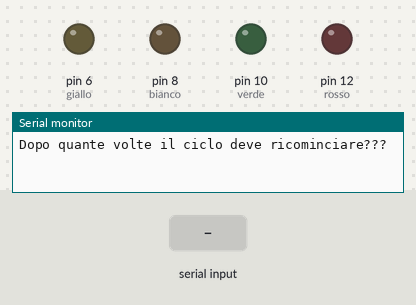
A sketch run on a simulated Arduino Uno, built with avr-gcc and run on an emulated ATmega328P. Parts: output pins drawn as LEDs (lit = HIGH), the last lines printed to the serial monitor. Inputs (shaded band) come from the test bench. Random numbers use the default seed unless the sketch sets one.

Above: at 1.2 s.
1.3 s: "90,45\n" received over Serial
3.8 s: "30,150\n" received over Serial
6.3 s: "0\n" received over Serial
At 8.1 s:
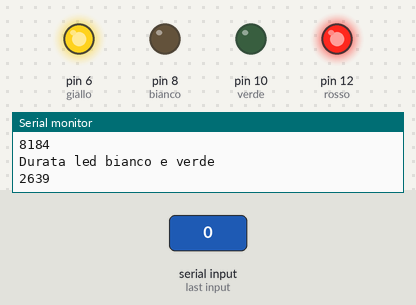
At 16.2 s:
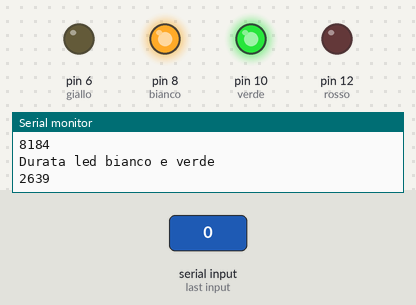
Timing chart, 0 to 27.8 s (numbered marks = the images above; inputs shaded):
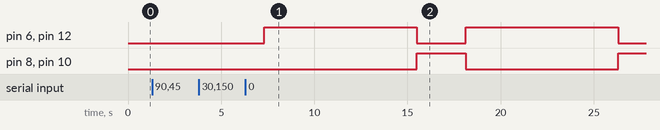

The sketch:

sketch_feb16a.ino
```cpp
int rosso = 12;
int giallo = 6;
int bianco = 8;
int verde = 10;

int ciclo;
int numrandom1;
int numrandom2;

void setup() {
  // put your setup code here, to run once:

pinMode (rosso, OUTPUT);
pinMode (giallo, OUTPUT);
pinMode (bianco, OUTPUT);
pinMode (verde, OUTPUT);

Serial.begin(9600);
randomSeed(analogRead(0));


}

void loop() {
  // put your main code here, to run repeatedly:

//Numero di volte che il ciclo ricominci
Serial.println("Dopo quante volte il ciclo deve ricominciare???");
while(Serial.available() == 0){}
ciclo= Serial.readString().toInt();
Serial.println(ciclo);


Serial.println("Durata led rosso e giallo");
while(Serial.available() == 0){}
numrandom1= random(500, 10000);
Serial.readString();
Serial.println(numrandom1);

Serial.println("Durata led bianco e verde");
while(Serial.available() == 0){}
numrandom2= random(500, 10000);
Serial.readString();
Serial.println(numrandom2);

for(int i=0 ;i<ciclo;i++){
//ROSSO E GIALLO
digitalWrite(rosso, HIGH);
digitalWrite(giallo, HIGH);
delay(numrandom1);
digitalWrite(rosso, LOW);
digitalWrite(giallo, LOW);

//BIANCO E VERDE
digitalWrite(bianco, HIGH);
digitalWrite(verde,HIGH);
delay(numrandom2);
digitalWrite(bianco, LOW);
digitalWrite(verde, LOW);
}
setup();
}
```

Measured:
- after the input at 6.3 s, pin 6 (giallo), pin 12 (rosso): alternates HIGH for 8.2 s and LOW for 2.6 s, starting after 1.0 s; pin 8 (bianco), pin 10 (verde): LOW → HIGH after 9.2 s, → LOW 2.6 s later, → HIGH 8.2 s later
